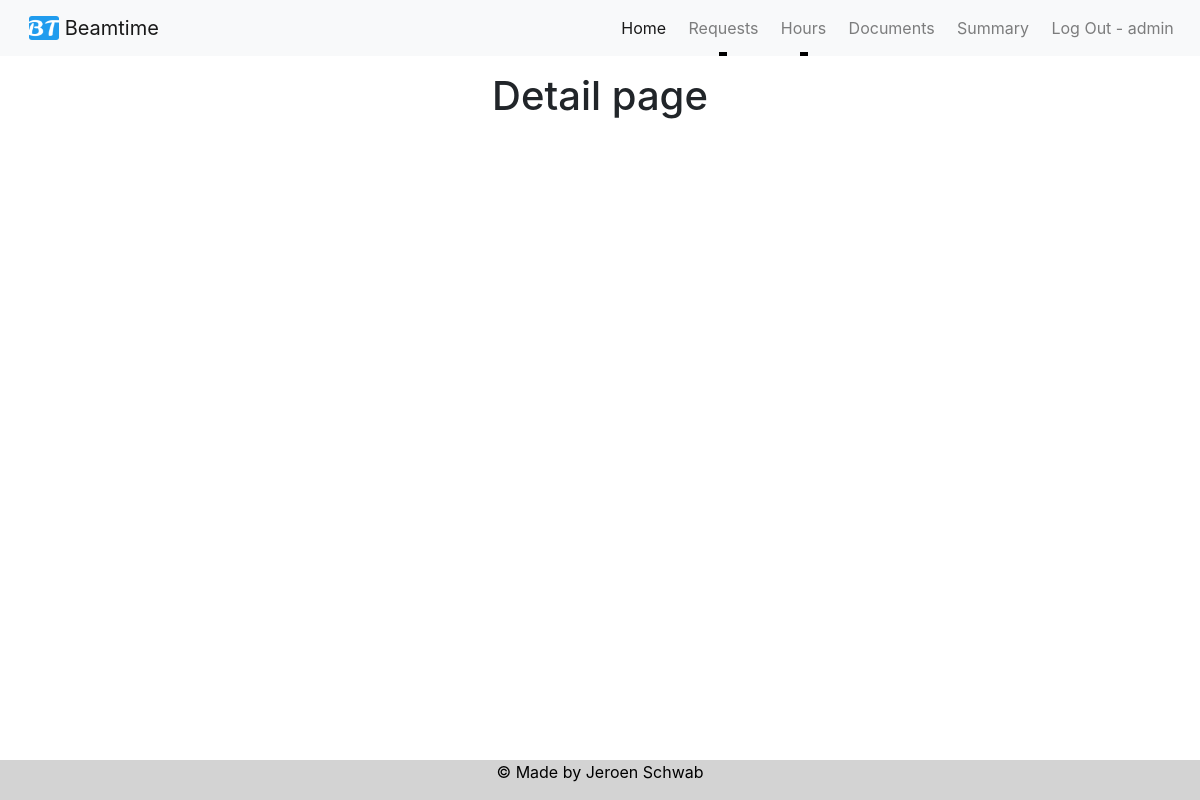
The app's page /beamrequest/PAC5/detail/ (signed in), older data.
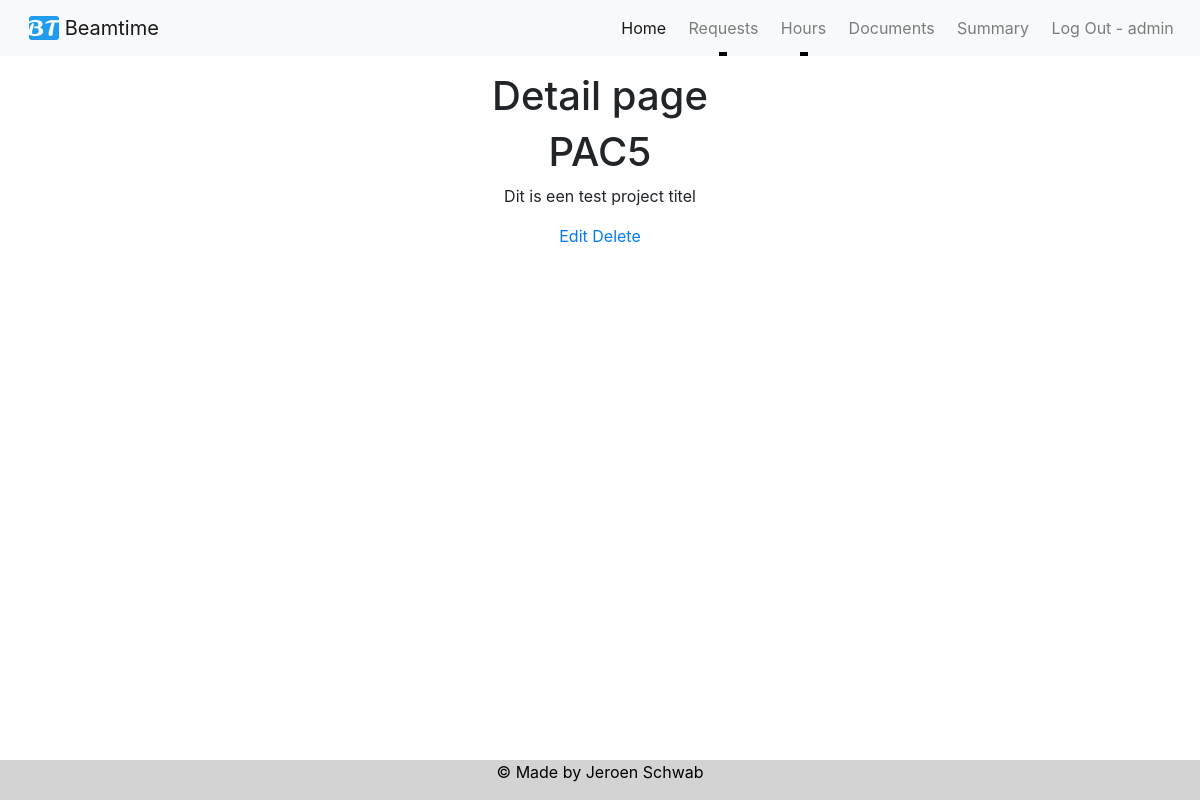
The same page, newer data.
### beamrequest/models.py (models this page shows, shortened)
class CreateBeamRequestModel(models.Model):
	SELECT		= 'Select'
	REQUEST		= 'Request'
	TENTATIVE	= 'Tentavive'
	ACCEPTED	= 'Accepted'
	CONFIRMED	= 'Confirmed'
	CANCELLED	= 'Cancelled'
	COMPLETED	= 'Completed'
	QUEUED		= 'Queued'
	STATUS_CHOICES = [
		(SELECT, ('Select an option')),
		(REQUEST, ('Request')),
		(TENTATIVE, ('Tentative')),
		(ACCEPTED,  ('Accepted')),
		(CONFIRMED, ('Confirmed')),
		(CANCELLED, ('Cancelled')),
		(COMPLETED, ('Completed')),
		(QUEUED, ('Queued')),
	]
	DIFBEAMS_CHOICES = [tuple([x,x]) for x in range(1,5)]
	SHIFTS_CHOICES = [tuple([x,x]) for x in range(1,17)]
	Project_Code = models.CharField(unique=True, max_length=20, blank = True)
	Pac_Rate = models.CharField(max_length=10, blank = True)
	Partrec_Contact_Name = models.CharField(max_length=50, blank = True)
	Partrec_Contact_Email = models.EmailField(blank = True)
	Previous_Experiment = models.CharField(max_length=200, blank = True)
	Status = models.CharField(max_length=25, choices=STATUS_CHOICES, default='SELECT')
	Project_Title = models.CharField(max_length=100, blank = True)
	Spokesperson_Name = models.CharField(max_length=50, blank = True)
	Spokesperson_Adress = models.CharField(max_length=50, blank = True)
	Spokesperson_Phonenumber = models.CharField(max_length=20, blank = True)
	Spokesperson_Email = models.EmailField(blank = True)
	Collaborator_Name = models.TextField(blank = True)
	Collaborator_Nationality = models.TextField(blank = True)
	Collaborator_Home_Institute = models.TextField(blank = True)
	Different_Beams = models.IntegerField(choices=DIFBEAMS_CHOICES, default='1')
	Beam_Note = models.TextField(blank = True)
	Hours = models.IntegerField(default='1')
	Ion_Species = models.ForeignKey(IonSpecies, on_delete=models.CASCADE, blank = True, null=True)
	Energy = ChainedForeignKey(Energys, chained_field="Ion_Species", chained_model_field="Ion_Species",	show_all=False,	auto_choose=True, blank = True, null=True)
	Flux = models.CharField(max_length=50, blank = True, null = True)
	Start_Date = models.DateTimeField(blank = True, null=True)
	End_Date = models.DateTimeField(blank = True, null=True)
	Requiered_Equipment = models.TextField(blank = True)
	Special_Requirements = models.TextField(blank = True)
	Special_Safety_Procedures = models.TextField(blank = True)
	Lab_Support_Requirements = models.TextField(blank = True)
	Funded = models.TextField(blank = True)
	Summary = models.TextField(blank = True)

### beamrequest/views.py (the view)
# urls.py: path('<str:Project_Code>/detail/', beam_request_detail_page, name='detail'),
@staff_member_required
def beam_request_detail_page(request, Project_Code):
    page_title = 'Detail page'
    qs = CreateBeamRequestModel.objects.filter(Project_Code = Project_Code)
    template_name = 'request/detail.html'
    context = {'title': page_title, 'object_list': qs}
    return render(request, template_name, context)

### templates/request/detail.html
{% extends "base.html" %}
{% block content %}
{% for object in object_list %}
<h1>{{ object.Project_Code }}</h1>
<p>{{ object.Project_Title }}</p>
		<a href='/beamrequest/{{object.Project_Code}}/update/'>Edit</a>
		<a href='/beamrequest/{{object.Project_Code}}/delete/'>Delete</a>
{% endfor %}
{% endblock %}

Row changes from the older to the newer data that the page shows:
now on this page (row edited): CreateBeamRequestModel: Project_Code "PAC5", Project_Title "Dit is een test project titel"
